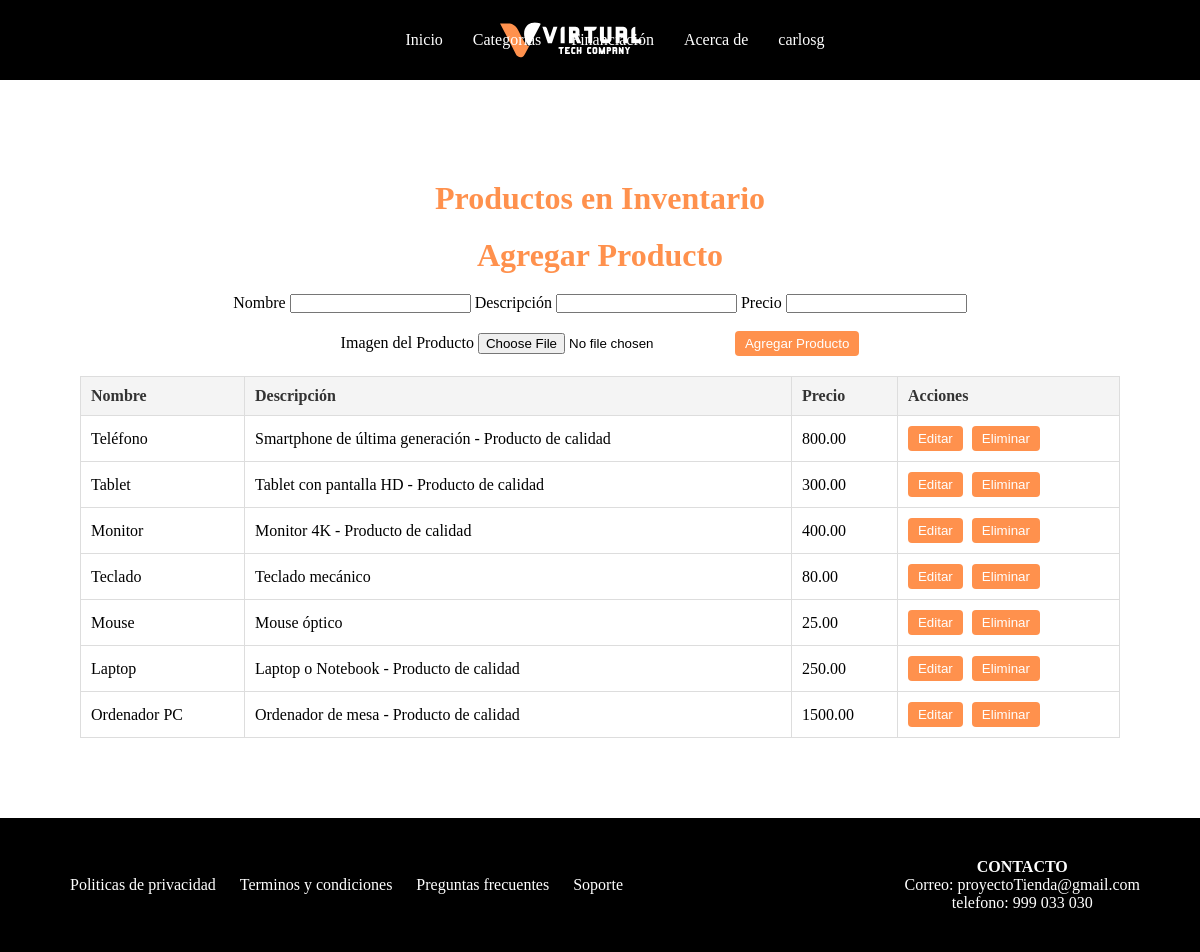
Page /vistas/trastienda.php (signed in) on the committed database.
### tables this page shows
CREATE TABLE `producto` (
  `id` int(11) NOT NULL,
  `nombre` varchar(100) NOT NULL,
  `descripcion` text DEFAULT NULL,
  `precio` decimal(10,2) NOT NULL,
  `cliente_id` int(11) DEFAULT NULL,
  `imagen` varchar(255) DEFAULT NULL
);

### modelos/UsuarioDTO.php (called while the page is built, shortened)
<?php
class UsuarioDTO
{
    private $nickname;
    public function getNickname()
    {
        return $this->nickname;
    }
}
?>

### modelos/ProductoDAO.php (called while the page is built, shortened)
<?php
include_once "../modelos/ProductoDTO.php";
class ProductoDAO
{
    private $conexion;
    public function __construct($conexion)
    {
        $this->conexion = $conexion;
    }
    public function obtenerProductos()
    {
        $productos = [];
        $query = "SELECT id, nombre, descripcion, precio, imagen FROM Producto";
        $stmt = $this->conexion->query($query);
        $nombresProductos = [];
        while ($fila = $stmt->fetch(PDO::FETCH_ASSOC)) {
            $producto = new ProductoDTO();
            $nombresProductos[] = $fila['nombre'];
            $producto->setId($fila["id"]);
            $producto->setNombre($fila['nombre']);
            $producto->setDescripcion($fila['descripcion']);
            $producto->setPrecio($fila['precio']);
            $producto->setImagen($fila['imagen']);
            if ($producto->getPrecio() < 10) {
                $producto->setDescripcion($producto->getDescripcion() . " - Producto de oferta");
            } elseif ($producto->getPrecio() > 200) {
                $producto->setDescripcion($producto->getDescripcion() . " - Producto de calidad");
            }
            $productos[] = $producto;
        }
        return $productos;
    }
}
?>

### modelos/ProductoDTO.php (called while the page is built, shortened)
<?php
class ProductoDTO
{
    private $nombre;
    private $descripcion;
    private $precio;
    public function __construct($id = null, $nombre = null, $descripcion = null, $precio = null, $cliente_id = null, $imagen = null)
    {
        $this->nombre = $nombre;
        $this->descripcion = $descripcion;
        $this->precio = $precio;
    }
    public function getNombre()
    {
        return $this->nombre;
    }
    public function setNombre($nombre): void
    {
        $this->nombre = $nombre;
    }
    public function getPrecio()
    {
        return $this->precio;
    }
    public function setPrecio($precio): void
    {
        $this->precio = $precio;
    }
    public function getDescripcion()
    {
        return $this->descripcion;
    }
    public function setDescripcion($descripcion): void
    {
        $this->descripcion = $descripcion;
    }
}

### vistas/trastienda.php (the view, shortened to what this page needs)
<?php
require_once '../database/conexion.php';
require_once '../modelos/ProductoDAO.php';
require_once '../modelos/ProductoDTO.php';
require_once '../modelos/UsuarioDTO.php';
$usuario = unserialize($_SESSION['usuario']);
$nickname = $usuario->getNickname();
$productoDAO = new ProductoDAO($conexion);
$productos = $productoDAO->obtenerProductos();
?>
<!doctype html>
<html lang="en">
<head>
    <link rel="stylesheet" href="../recursos/css/estilo.css">
</head>
<body>
<header>
    <nav>
        <img src="../recursos/imagenes/logo_2%20(1).svg" class="logo">
        <div class="menu">
            <a href="InicioConUsuario.php">Inicio</a>
            <div class="desplegable">
                <a href="#">Categorías</a>
            </div>
            <a href="#">Financiación</a>
            <div class="desplegable">
                <a href="#">Acerca de</a>
            </div>
            <div class="desplegable">
                <a href="#"><?= htmlspecialchars($nickname) ?></a>
            </div>
        </div>
    </nav>
</header>
<section class="productos-inventario">
    <h1>Productos en Inventario</h1>
    <form action="../controladores/gestion_trastienda.php" method="POST" enctype="multipart/form-data">
        <h1>Agregar Producto</h1>
        <label for="nombre">Nombre</label>
        <input type="text" name="nombre" required>
        <label for="descripcion">Descripción</label>
        <input type="text" name="descripcion" required>
        <label for="precio">Precio</label>
        <input type="number" name="precio" required><br><br>
        <label for="imagen">Imagen del Producto</label>
        <input type="file" name="imagen" accept="image/*" required>
        <button type="submit" name="agregar" class="btn-eliminar">Agregar Producto</button>
    </form>
    <table border="1">
        <tr>
            <th>Nombre</th>
            <th>Descripción</th>
            <th>Precio</th>
            <th>Acciones</th>
        </tr>
        <?php foreach ($productos as $producto): ?>
            <tr>
                <td><?php echo htmlspecialchars($producto->getNombre()); ?></td>
                <td><?php echo htmlspecialchars($producto->getDescripcion()); ?></td>
                <td><?php echo htmlspecialchars($producto->getPrecio()); ?></td>
                <td>
                    <form action="../controladores/gestion_trastienda.php" method="post" style="display:inline;">
                        <button type="submit" class="btn-editar">Editar</button>
                    </form>
                    <form action="../controladores/gestion_trastienda.php" method="post" style="display:inline;">
                        <button type="submit" class="btn-eliminar">Eliminar</button>
                    </form>
                </td>
            </tr>
        <?php endforeach; ?>
    </table>
</section>
<footer>
    <div class="footer-contenedor">
        <div class="footer-links">
            <a href="">Politicas de privacidad</a>
            <a href="">Terminos y condiciones</a>
            <a href="">Preguntas frecuentes</a>
            <a href="">Soporte</a>
        </div>
        <div class="footer-redes">
            <h4>CONTACTO</h4>
            <p>Correo: proyectoTienda@gmail.com</p>
            <p>telefono: 999 033 030</p>
        </div>
    </div>
</footer>
</body>
</html>

### recursos/css/estilo.css (style rules this page uses)
* { padding:0; margin:0; box-sizing:border-box; text-decoration: none; }
body { margin: 0; padding: 0; }
header { position: fixed; top: 0; left: 0; right: 0; background-color: #000000; z-index:100; }
header nav { width: 90%; margin: auto; display: flex; justify-content: center; align-items: center; height: 80px; }
header nav .logo { width: 150px; position: absolute; left: 500px; }
header nav .menu { display: flex; align-items: center; position: relative; }
nav .menu>a, .menu .desplegable>a { color: #ffffff; margin-left: 30px; position: relative; }
nav .menu a::after { content: ''; position: absolute; bottom: -5px; left: 0; width: 0%; height: 2px; background-color: #ff914d; transition: 0.4s; }
.menu .desplegable { position: relative; }
footer { background-color:black ; color: white; padding: 40px 0; text-align: center; position: relative; z-index: 2; }
.footer-contenedor { width: 90%; margin: auto; display: flex; justify-content: space-between; align-items: center; flex-wrap: wrap; }
.footer-links a { color: white; margin: 5px 10px; transition: color 0.3s; }

### vistas/trastienda.php (style rules this page uses)
header { position: fixed; top: 0; left: 0; right: 0; background-color: #000000; z-index: 100; height: 80px; }
.productos-inventario { padding: 80px; text-align: center; max-width: 1200px; margin-left: auto; margin-right: auto; display: block; }
.productos-inventario h1 { font-size: 2em; margin-bottom: 20px; color: #ff914d; }
.productos-inventario table { width: 100%; border-collapse: collapse; margin-top: 20px; }
.productos-inventario th, .productos-inventario td { padding: 10px; text-align: left; border: 1px solid #ddd; }
.productos-inventario th { background-color: #f4f4f4; color: #333; }
.btn-editar, .btn-eliminar { color: #fff; padding: 5px 10px; text-decoration: none; border-radius: 4px; }
.btn-editar { background-color: #ff914d; color: white; margin-right: 5px; outline: none; border: none; }
.btn-eliminar { background-color: #ff914d; color: white; outline: none; border: none; }
body { padding-top: 100px; }

### rows in the picture
producto: nombre "Teléfono", Descripcion "Smartphone de última generación - Producto de calidad", precio "800.00"
producto: nombre "Tablet", Descripcion "Tablet con pantalla HD - Producto de calidad", precio "300.00"
producto: nombre "Monitor", Descripcion "Monitor 4K - Producto de calidad", precio "400.00"
producto: nombre "Teclado", descripcion "Teclado mecánico", precio "80.00"
producto: nombre "Mouse", descripcion "Mouse óptico", precio "25.00"
producto: nombre "Laptop", Descripcion "Laptop o Notebook - Producto de calidad", precio "250.00"
producto: nombre "Ordenador PC", Descripcion "Ordenador de mesa - Producto de calidad", precio "1500.00"

### other values in the picture
$nickname "carlosg"
